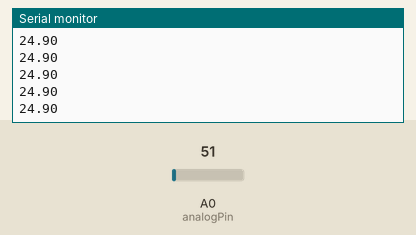
Simulated run of this sketch. Board: Arduino Uno, built with avr-gcc and run on an emulated ATmega328P. On the bench: the last lines printed to the serial monitor. The test bench sets the inputs (shaded band); at power-on: A0 (analogPin) = 51.

Above: at 1.2 s.
1.3 s: A0 (analogPin) set to 61
At 1.31 s:
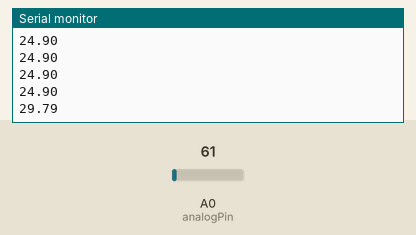
2.8 s: A0 (analogPin) set to 71
At 2.82 s:
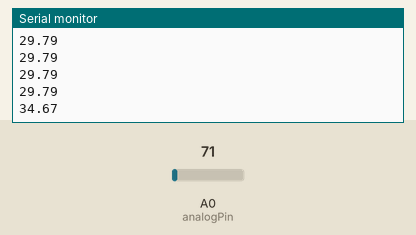
Timing chart, 0 to 5.8 s (numbered marks = the images above; inputs shaded):
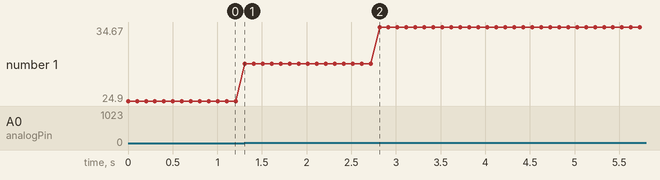

The sketch:

Tugas_7-LM35.ino
```cpp
//program sensor suhu LM35
int analogPin = A0;
//Variabel untuk menyimpan data suhu

float suhu = 00;
int suhu1=00;
void setup(){
  //Komunikasi serial dengan baud 9600
  Serial.begin(9600);
}

void loop(){
  //Baca pin input
  suhu1 = analogRead(analogPin);
  //1'C = 10mV (sesuai datasheet) // 5v /1023 = 4,883 mV (5v = tegangan refrensi, 1023 = resolusi 10 bit)
  // setiap kenaikan 1'C --> 10 / 4.883 = 2.0479
  //sehingga didapat rumus
  suhu = suhu1 / 2.0479;
  //hasil pembacaan akan ditampilkan di serial monitor
  Serial.println(suhu);
  delay(100);
}
```

Measured:
- after the input at 1.3 s, the serial monitor: prints a new line at once (image 1)
- after the input at 2.8 s, the serial monitor: prints a new line at once (image 2)
- plotted number 1: 24.9 → 29.79 after the input at 1.3 s, 29.79 → 34.67 after the input at 2.8 s
